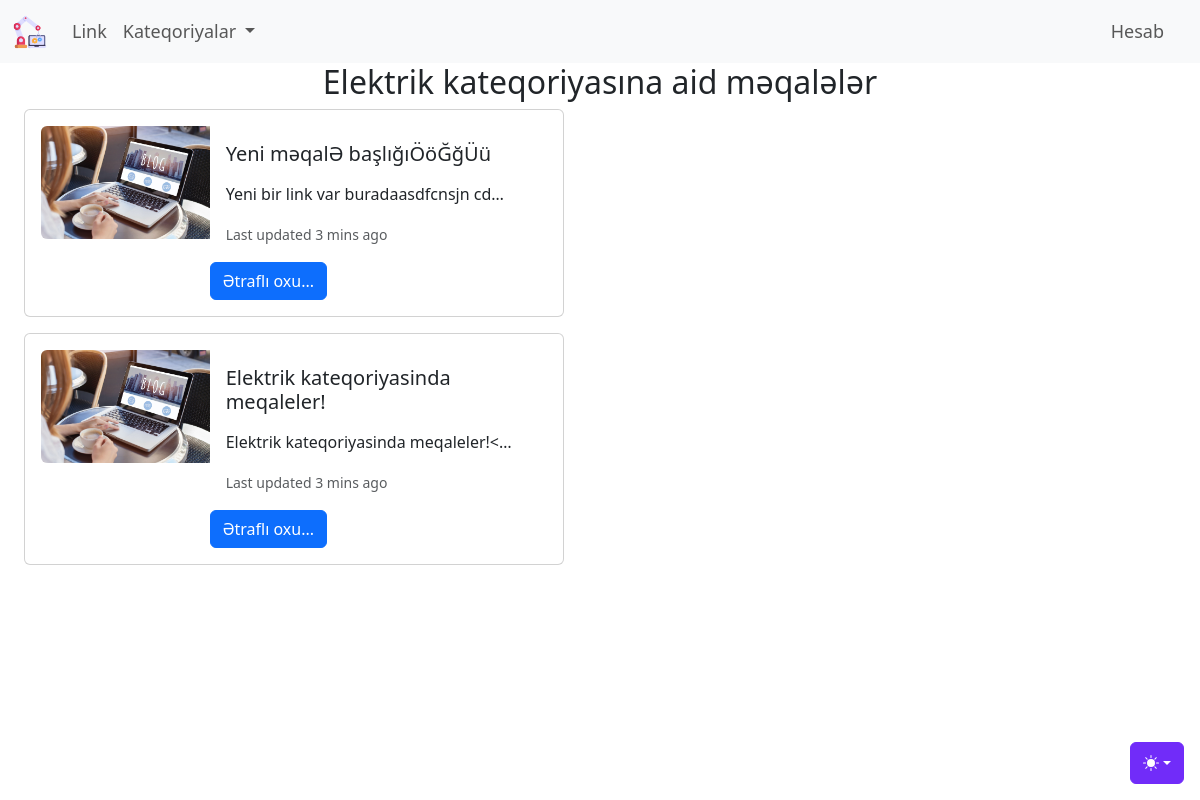
The page /kateqoriya/elektrik (signed in) on the database its author committed.
### blog/models.py (models this page shows, shortened)
class Kateqoriya(models.Model):
    class Meta:
        verbose_name = 'Kateqoriya'
        verbose_name_plural = 'Kateqoriyalar'
    kateqoriya_adi = models.CharField('Kateqoriya adı', max_length=150)
    kateqoriya_slug = models.SlugField(editable=False, unique=True)
    def __str__(self):
        return f"{self.kateqoriya_adi}"

class Blog(models.Model):
    class Meta:
        verbose_name = 'Məqalə'
        verbose_name_plural = 'Məqalələr'
    basliq_sekli = models.ImageField(upload_to = "uploads/%d.%m.%Y",default = 'uploads/default.jpg',null=True,blank=True)
    basliq = models.CharField('Məqalə başlığı', max_length = 200)
    kontent = CKEditor5Field('Məqalə kontenti', config_name = 'extends')
    yaradilma_tarixi = models.DateTimeField('Yaranma tarixi', auto_now_add = True)
    deyisdirilme_tarixi = models.DateTimeField('Yaranma tarixi', auto_now = True)
    blog_slug = models.SlugField(editable=False, unique = True)
    blog_kateqoriya = models.ManyToManyField(Kateqoriya, verbose_name = 'Kateqoriyaları seçin.')
    yayinda_mi = models.BooleanField('Yayına buraxılsın?', default = False)
    yeni_mi = models.BooleanField('Yeni məqalə?', default = True)
    karuselde = models.BooleanField('Karuseldə', default = False)
    istifadeci = models.ForeignKey(settings.AUTH_USER_MODEL,verbose_name='İstifadəçi',on_delete = models.CASCADE)

### blog/views.py (the view)
# urls.py: path('kateqoriya/<slug:_slug>',views.kateqoriyaya_get,name='kateqoriyaya_get')
def kateqoriyaya_get(request,_slug):
    context = {
        'kateqoriyalar': Kateqoriya.objects.all(),
        'yazilar' : Kateqoriya.objects.get(kateqoriya_slug =_slug).blog_set.all(),
        'secilen_kateqoriya' : Kateqoriya.objects.get(kateqoriya_slug=_slug),
    }
    return render(request,'blog/kateqoriyaya_get.html',context)

### blog/templates/blog/kateqoriyaya_get.html (shortened to what this page needs)
{%extends 'base.html'%}
{% block content %}
    <div class="container-fluid">
        <div class="row">
            <div class="col text-center">
                <h2>{{secilen_kateqoriya}} kateqoriyasına aid məqalələr</h2>
            </div>
        </div>
        {% if yazilar %}
            {% for yazi in  yazilar%}
                <div class="card mb-3 p-3" style="max-width: 540px;">
                    <div class="row g-0">
                    <div class="col-md-4">
                        <a href="{%url 'yazini_tap' yazi.blog_slug%}" target="_blank" rel="noopener noreferrer">
                            <img src="{{yazi.basliq_sekli.url}}" class="img-fluid rounded-start" alt="{{yazi.basliq}}">
                        </a>
                    </div>
                    <div class="col-md-8">
                        <div class="card-body">
                        <h5 class="card-title">{{yazi.basliq}}</h5>
                        <p class="card-text">
                            {{yazi.kontent|truncatechars:40|safe}}
                        </p>
                        <p class="card-text"><small class="text-body-secondary">Last updated 3 mins ago</small></p>
                        </div>
                        <a href="{%url 'yazini_tap' yazi.blog_slug%}" target="_blank" rel="noopener noreferrer" class="btn btn-primary">Ətraflı oxu...</a>
                    </div>
                    </div>
                </div>
            {% endfor %}
        {% else %}
                <div class="alert alert-warning">Bu kateqoriyaya aid məqalə yoxdur.</div>
        {% endif %}
    </div>
{% endblock %}

### rows shown on the page
Kateqoriya: kateqoriya_adi "Elektrik"
Blog: basliq_sekli (placeholder picture), basliq "Yeni məqalƏ başlığıÖöĞğÜü", kontent "Yeni bir link var buradaasdfcnsjn cd…"
Blog: basliq_sekli (placeholder picture), basliq "Elektrik kateqoriyasinda meqaleler!", kontent "Elektrik kateqoriyasinda meqaleler!<…"
